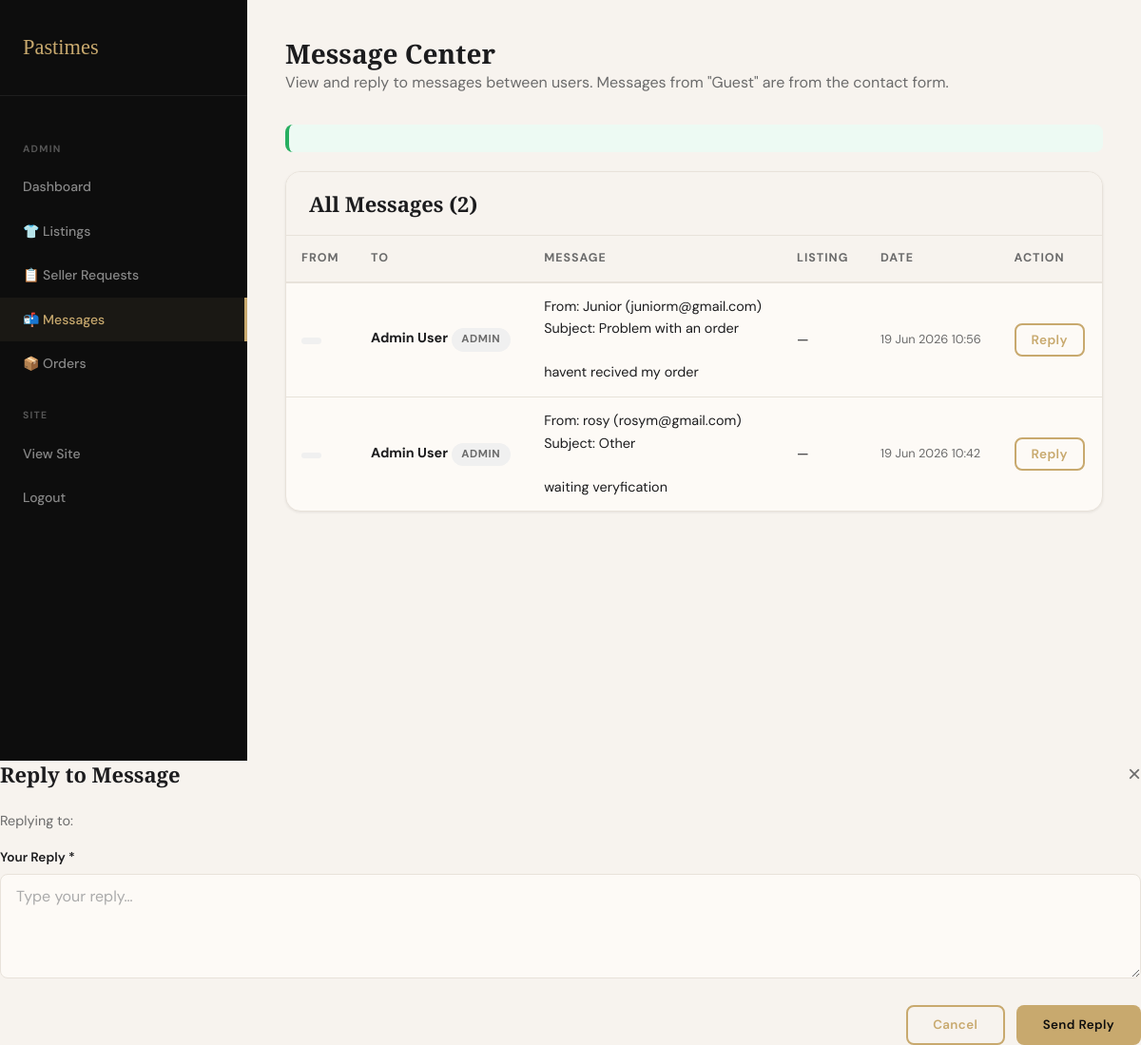
The app's page /admin/messages.php (signed in) with its own data.
### tables this page shows
CREATE TABLE `tblmessage` (
  `message_id` int(11) NOT NULL,
  `sender_id` int(11) DEFAULT NULL,
  `receiver_id` int(11) DEFAULT NULL,
  `listing_id` int(11) DEFAULT NULL,
  `message_text` text NOT NULL,
  `is_read` tinyint(1) DEFAULT 0,
  `sent_at` datetime DEFAULT current_timestamp()
);

CREATE TABLE `tbluser` (
  `user_id` int(11) NOT NULL,
  `first_name` varchar(50) NOT NULL,
  `last_name` varchar(50) NOT NULL,
  `email` varchar(150) NOT NULL,
  `phone_number` varchar(20) DEFAULT NULL,
  `password_hash` varchar(255) NOT NULL,
  `profile_picture` varchar(255) DEFAULT NULL,
  `shop_name` varchar(100) DEFAULT NULL,
  `shop_description` text DEFAULT NULL,
  `province` varchar(50) DEFAULT NULL,
  `city` varchar(50) DEFAULT NULL,
  `reputation_score` decimal(3,2) DEFAULT 0.00,
  `total_sales` int(11) DEFAULT 0,
  `is_top_seller` tinyint(1) DEFAULT 0,
  `holiday_mode` tinyint(1) DEFAULT 0,
  `role` enum('buyer','seller','admin') DEFAULT 'buyer',
  `account_status` enum('active','pending','suspended','deleted') DEFAULT 'pending',
  `created_at` datetime DEFAULT current_timestamp(),
  `updated_at` datetime DEFAULT current_timestamp() ON UPDATE current_timestamp()
);

### admin/messages.php (the view, shortened to what this page needs)
<?php
$conn = getDBConnection();
$msg = '';
$msgType = 'success';
$messages = [];
$res = $conn->query("
    SELECT m.*,
           CASE
               WHEN m.sender_id = 0 THEN 'Guest'
               ELSE u1.first_name
           END AS sender_fname,
           CASE
               WHEN m.sender_id = 0 THEN ''
               ELSE u1.last_name
           END AS sender_lname,
           CASE
               WHEN m.sender_id = 0 THEN 'guest'
               ELSE u1.role
           END AS sender_role,
           u2.first_name AS receiver_fname,
           u2.last_name AS receiver_lname,
           u2.role AS receiver_role,
           l.title AS listing_title
    FROM tblMessage m
    LEFT JOIN tblUser u1 ON m.sender_id = u1.user_id
    JOIN tblUser u2 ON m.receiver_id = u2.user_id
    LEFT JOIN tblListing l ON m.listing_id = l.listing_id
    ORDER BY m.sent_at DESC
");
while ($row = $res->fetch_assoc()) $messages[] = $row;
?>
<!DOCTYPE html>
<html lang="en">
<head>
  <link rel="stylesheet" href="../css/style.css">
</head>
<body>
<div class="dashboard">
  <aside class="sidebar">
    <div class="sidebar-brand"><a href="../index.php">Pastimes</a></div>
    <nav class="sidebar-nav">
      <div class="sidebar-label">Admin</div>
      <a href="dashboard.php" class="sidebar-link">Dashboard</a>
      <a href="listings.php" class="sidebar-link">👕 Listings</a>
      <a href="seller_requests.php" class="sidebar-link">📋 Seller Requests</a>
      <a href="messages.php" class="sidebar-link active">📬 Messages</a>
      <a href="orders.php" class="sidebar-link">📦 Orders</a>
      <div class="sidebar-label">Site</div>
      <a href="../browse.php" class="sidebar-link">View Site</a>
      <a href="../logout.php" class="sidebar-link">Logout</a>
    </nav>
  </aside>
  <main class="dashboard-content">
    <div class="page-header">
      <h1>Message Center</h1>
      <p>View and reply to messages between users. Messages from "Guest" are from the contact form.</p>
    </div>
    <?php if (isset($msg)): ?>
    <div class="alert alert-<?= $msgType === 'error' ? 'error' : 'success' ?>"><?= htmlspecialchars($msg) ?></div>
    <?php endif; ?>
    <div class="card">
      <div class="card-header"><h3>All Messages (<?= count($messages) ?>)</h3></div>
      <div class="table-wrap">
        <table>
          <thead>
            <tr>
              <th>From</th><th>To</th><th>Message</th><th>Listing</th><th>Date</th><th>Action</th>
            </tr>
          </thead>
          <tbody>
            <?php foreach ($messages as $m): ?>
            <tr>
              <td>
                <?php if ($m['sender_role'] !== 'guest'): ?>
                <span class="badge badge-grey"><?= ucfirst($m['sender_role']) ?></span>
                <?php else: ?>
                <span class="badge badge-grey">Guest</span>
                <?php endif; ?>
              </td>
              <td>
                <strong><?= htmlspecialchars($m['receiver_fname'] . ' ' . $m['receiver_lname']) ?></strong>
                <span class="badge badge-grey"><?= ucfirst($m['receiver_role']) ?></span>
              </td>
              <td style="max-width:300px;">
                <?php
                $displayMessage = $m['message_text'];
                if ($m['sender_id'] == 0) {
                    if (strpos($displayMessage, 'From:') === 0) {
                        $lines = explode("\n", $displayMessage);
                        if (isset($lines[0]) && isset($lines[1]) && strpos($lines[0], 'Subject:') !== false) {
                            $displayMessage = '📧 ' . $lines[0] . "\n" . $lines[1] . "\n" . $lines[2];
                        } else {
                            $displayMessage = substr($displayMessage, 0, 100);
                        }
                    }
                }
                echo nl2br(htmlspecialchars(substr($displayMessage, 0, 150)));
                ?>
              </td>
              <td><?= htmlspecialchars($m['listing_title'] ?? '—') ?></td>
              <td style="font-size:.8rem;color:var(--mid-grey);"><?= date('d M Y H:i', strtotime($m['sent_at'])) ?></td>
              <td>
                <button class="btn btn-outline btn-sm"
                        onclick="openReplyModal(<?= htmlspecialchars(json_encode($m)) ?>)">Reply</button>
              </td>
            </tr>
            <?php endforeach; ?>
          </tbody>
        </table>
      </div>
    </div>
  </main>
</div>
<div class="modal-overlay" id="replyModal">
  <div class="modal">
    <div style="display:flex;justify-content:space-between;align-items:center;margin-bottom:1.5rem;">
      <h3>Reply to Message</h3>
      <button onclick="closeModal('replyModal')" style="background:none;border:none;font-size:1.5rem;cursor:pointer;color:var(--mid-grey);">×</button>
    </div>
    <form method="POST">
      <div style="margin-bottom:1rem;font-size:.9rem;color:var(--mid-grey);">
        Replying to: <strong id="reply_to_name"></strong>
      </div>
      <div class="form-group">
        <label>Your Reply *</label>
        <textarea name="reply_text" id="reply_text" class="form-control" rows="4" required placeholder="Type your reply…"></textarea>
      </div>
      <div style="display:flex;gap:.75rem;justify-content:flex-end;margin-top:1rem;">
        <button type="button" onclick="closeModal('replyModal')" class="btn btn-outline">Cancel</button>
        <button type="submit" name="reply" class="btn btn-primary">Send Reply</button>
      </div>
    </form>
  </div>
</div>
</body>
</html>

### css/style.css (style rules this page uses)
:root { --cream: #F7F3EE; --warm-white:#FDFAF6; --gold: #C8A96E; --gold-dark: #A8873E; --charcoal: #1C1C1E; --dark: #0D0D0D; --mid-grey: #6B6B6B; --light-grey:#E8E2DA; --rust: #8B3A2A; --sage: #4A6741; --error: #C0392B; --success: #27AE60; --pending: #E67E22; --font-display: 'Playfair Display', Georgia, serif; --font-body: 'DM Sans', sans-serif; --shadow-sm: 0 1px 3px rgba(0,0,0,.08); --shadow-md: 0 4px 16px rgba(0,0,0,.10); --shadow-lg: 0 12px 40px rgba(0,0,0,.15); --radius: 8px; --radius-lg: 16px; --transition: 0.25s ease; }
*, *::before, *::after { box-sizing: border-box; margin: 0; padding: 0; }
html { font-size: 16px; scroll-behavior: smooth; }
body { font-family: var(--font-body); background: var(--cream); color: var(--charcoal); line-height: 1.6; min-height: 100vh; }
a { color: var(--gold-dark); text-decoration: none; transition: color var(--transition); }
h1,h2,h3,h4 { font-family: var(--font-display); font-weight: 600; line-height: 1.2; }
h1 { font-size: clamp(2rem, 5vw, 3.5rem); }
h3 { font-size: 1.375rem; }
p { color: var(--mid-grey); }
.btn { display: inline-flex; align-items: center; gap: .5rem; font-family: var(--font-body); font-weight: 600; border: none; cursor: pointer; border-radius: var(--radius); transition: all var(--transition); text-decoration: none; letter-spacing: .03em; }
.btn-primary { background: var(--gold); color: var(--dark); padding: .75rem 1.75rem; }
.btn-outline { background: transparent; border: 2px solid var(--gold); color: var(--gold); padding: .65rem 1.65rem; }
.btn-sm { padding: .45rem 1rem; font-size: .85rem; }
.form-group { margin-bottom: 1.25rem; }
.form-group label { display: block; font-size: .85rem; font-weight: 600; color: var(--charcoal); margin-bottom: .4rem; }
.form-control { width: 100%; padding: .75rem 1rem; background: var(--warm-white); border: 1.5px solid var(--light-grey); border-radius: var(--radius); font-family: var(--font-body); font-size: 1rem; color: var(--charcoal); transition: border-color var(--transition), box-shadow var(--transition); }
.form-control::placeholder { color: #aaa; }
.card { background: var(--warm-white); border-radius: var(--radius-lg); box-shadow: var(--shadow-sm); border: 1px solid var(--light-grey); overflow: hidden; transition: box-shadow var(--transition), transform var(--transition); }
.card-header { padding: 1.25rem 1.5rem; border-bottom: 1px solid var(--light-grey); background: var(--cream); }
.alert { padding: .9rem 1.25rem; border-radius: var(--radius); margin-bottom: 1.25rem; font-size: .9rem; border-left: 4px solid; }
.alert-success { background: #edfaf3; border-color: var(--success); color: var(--success); }
.badge { display: inline-block; padding: .2rem .65rem; border-radius: 50px; font-size: .72rem; font-weight: 700; letter-spacing: .05em; text-transform: uppercase; }
.badge-grey { background: #f0f0f0; color: var(--mid-grey); }
.table-wrap { overflow-x: auto; }
table { width: 100%; border-collapse: collapse; }
th { background: var(--cream); padding: .85rem 1rem; text-align: left; font-size: .78rem; font-weight: 700; letter-spacing: .08em; text-transform: uppercase; color: var(--mid-grey); border-bottom: 2px solid var(--light-grey); }
td { padding: .85rem 1rem; border-bottom: 1px solid var(--light-grey); font-size: .9rem; vertical-align: middle; }
tr:last-child td { border-bottom: none; }
.dashboard { display: grid; grid-template-columns: 260px 1fr; min-height: 100vh; }
.sidebar { background: var(--dark); padding: 2rem 0; position: sticky; top: 0; height: 100vh; overflow-y: auto; }
.sidebar-brand { padding: 0 1.5rem 2rem; border-bottom: 1px solid rgba(255,255,255,.07); }
.sidebar-brand a { font-family: var(--font-display); font-size: 1.4rem; color: var(--gold); }
.sidebar-nav { padding: 1.5rem 0; }
.sidebar-label { padding: .5rem 1.5rem; font-size: .65rem; font-weight: 700; letter-spacing: .12em; text-transform: uppercase; color: #555; margin-top: 1rem; }
.sidebar-link { display: flex; align-items: center; gap: .75rem; padding: .75rem 1.5rem; color: #888; font-size: .875rem; font-weight: 500; transition: all var(--transition); }
.sidebar-link:hover, .sidebar-link.active { color: var(--gold); background: rgba(200,169,110,.07); border-right: 3px solid var(--gold); }
.dashboard-content { background: var(--cream); padding: 2.5rem; overflow-y: auto; }
.page-header { margin-bottom: 2rem; }
.page-header h1 { font-size: 1.75rem; }

### records on screen
tblmessage: receiver.last_name "Admin User", receiver.role "ADMIN", message_text "From: Junior (juniorm@gmail.com) Subject: Problem with an order havent recived my order", listing_title "—", sent_at "19 Jun 2026 10:56"
tblmessage: receiver.last_name "Admin User", receiver.role "ADMIN", message_text "From: rosy (rosym@gmail.com) Subject: Other waiting veryfication", listing_title "—", sent_at "19 Jun 2026 10:42"

### other values on screen
count($messages) "2"
